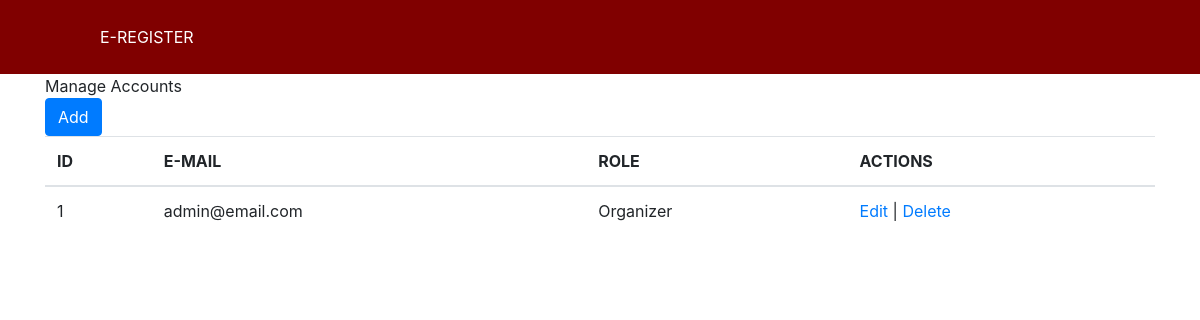
Page /accounts/manage/ on the earlier database version.
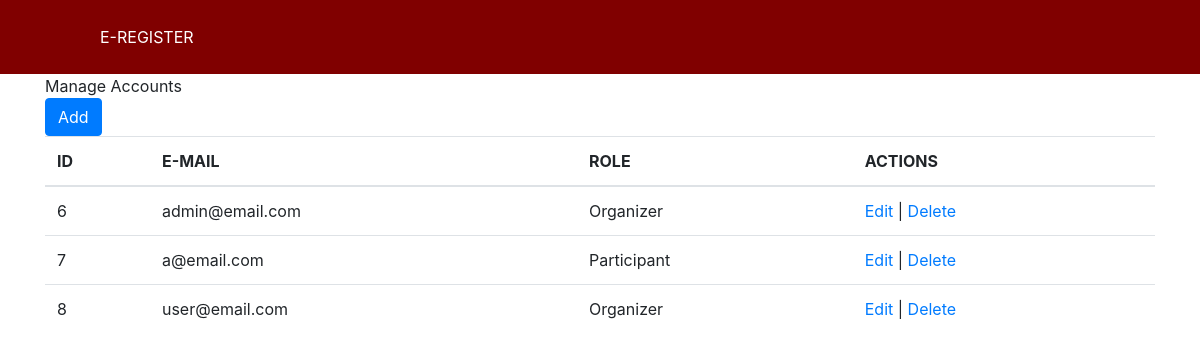
Same page on the later database version.
### accounts/models.py (models this page shows, shortened)
class User(AbstractBaseUser, PermissionsMixin):
    first_name = models.CharField(max_length=50)
    middle_name = models.CharField(max_length=50)
    last_name = models.CharField(max_length=50)
    email = models.EmailField(max_length=30, unique=True)
    contact_no = models.CharField(max_length=20, blank=True)
    role = models.ForeignKey(UserRole, on_delete=models.CASCADE, null=True, default=None, blank=True)
    qr_code = models.ImageField(upload_to='qr_code', null=True)
    is_admin = models.BooleanField(default=False)
    is_staff = models.BooleanField(default=False)
    is_superuser = models.BooleanField(default=False)
    objects = UserManager()
    USERNAME_FIELD = 'email'
    REQUIRED_FIELDS = []

class UserRole(models.Model):
    name = models.CharField(max_length=100)
    date_created = models.DateTimeField(auto_now_add=True)
    def __str__(self):
        return self.name

### accounts/views.py (the view, shortened to what this page needs)
# urls.py: path('manage/', views.ManageAccounts.as_view(), name='accounts-manage'),
class ManageAccounts(View):
    name = 'accounts/manage.html'
    def get(self, request):
        users = User.objects.all()
        user_roles = UserRole.objects.all()
        context = {
            'users': users,
            'user_roles': user_roles,
        }
        return render(request, self.name, context)

### accounts/templates/accounts/manage.html (shortened to what this page needs)
{% extends 'events/base.html' %}
{% block content %}
Manage Accounts
<div>
    <button type="button" class="btn btn-primary" data-toggle="modal" data-target="#add-modal">Add</button>
</div>
<table class="table">
    <thead>
        <tr>
            <th>ID</th>
            <th>E-MAIL</th>
            <th>ROLE</th>
            <th>ACTIONS</th>
        </tr>
    </thead>
    <tbody>
        {% for user in users %}
        <tr>
            <td>{{ user.pk }}</td>
            <td>{{ user.email }}</td>
            <td>{{ user.role }}</td>
            <td><a href="#">Edit</a> | <a href="#" onclick="deleteUser({{ user.pk }});">Delete</a></td>
        </tr>
        {% endfor %}
    </tbody>
</table>
{% endblock %}

### events/templates/events/base.html (shortened to what this page needs)
{% load static %}
<!DOCTYPE html>
<html lang="en">
<head>
    <link rel="stylesheet" href="{% static 'css/bootstrap/bootstrap.min.css' %}">
    <link rel="stylesheet" href="{% static 'css/fontawesome/fontawesome.min.css' %}">
    <link rel="stylesheet" href="{% static 'css/datatables/dataTables.bootstrap4.min.css' %}">
    <link rel="stylesheet" href="{% static 'css/sweetalert/sweetalert2.min.css' %}">
</head>
<body>
    <header>
        <div class="wrapper">
                <div id="header-left">
                    <a href="{% url 'events-home' %}">E-REGISTER</a>
                </div>
        </div>
    </header>
    <div class="container" id="main-container">
        {% block content %} {% endblock %}
    </div>
</body>
</html>

### events/templates/events/base.html (style rules this page uses)
header { background-color: #800000; padding:25px 0; }
header a { color:white; }
.wrapper { width:1000px; margin:auto; }
#header-left { display:inline-block; }

Differences in the rows shown:
removed User: pk "1", email "admin@email.com", role "Organizer"
added User: pk "6", email "admin@email.com", role "Organizer"
added User: pk "7", email "a@email.com", role "Participant"
added User: pk "8", email "user@email.com", role "Organizer"
